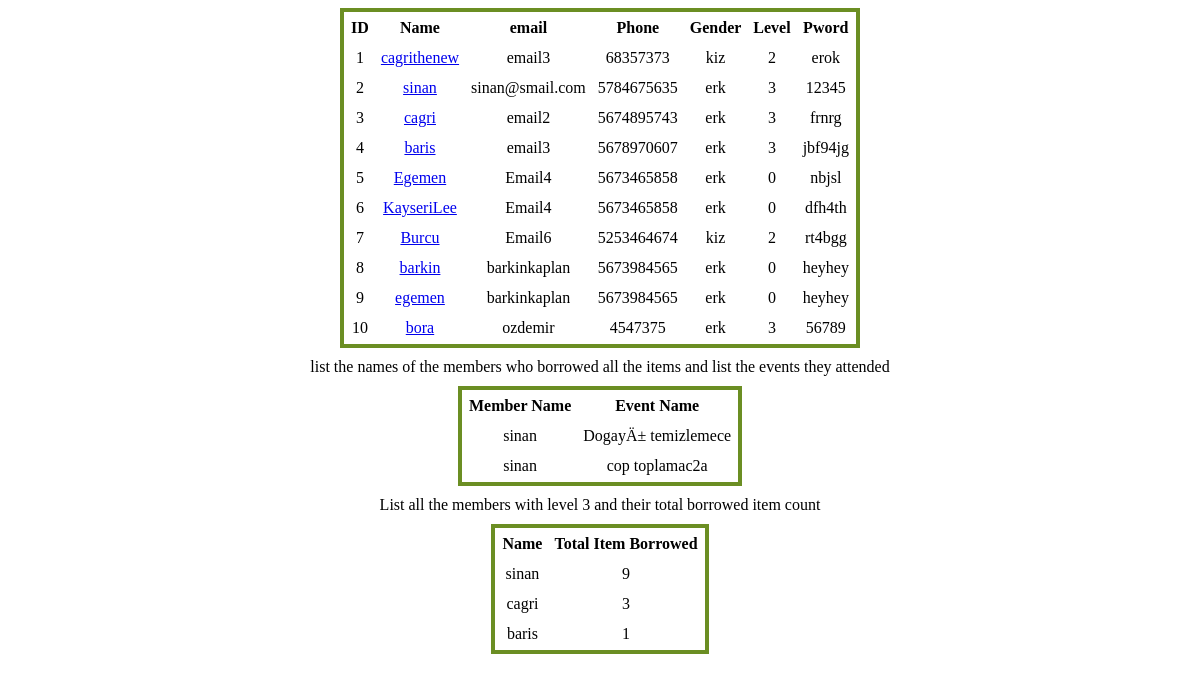
The app's page /list_all_members.php with its own data.
### tables this page shows
CREATE TABLE `members` (
  `id` int(5) NOT NULL,
  `name` varchar(30) NOT NULL,
  `email` varchar(50) DEFAULT NULL,
  `phone` varchar(11) DEFAULT NULL,
  `gender` varchar(3) DEFAULT NULL,
  `level` int(1) DEFAULT NULL,
  `pword` varchar(20) NOT NULL
);

CREATE TABLE `events` (
  `id` int(11) NOT NULL,
  `date` date NOT NULL,
  `name` varchar(30) NOT NULL,
  `type` varchar(30) DEFAULT NULL,
  `price` int(11) DEFAULT NULL
);

### Queries.php (called while the page is built, shortened)
<?php
$Complicated1 ="SELECT m.name as mname,e.name as ename
                FROM attendse as ae,events as e,members m
                WHERE e.id=ae.eid AND m.id=ae.sid AND NOT EXISTS (SELECT i.id
                                                                FROM inventory as i
                                                              WHERE i.id NOT IN (SELECT b.iid
                                                                     FROM borrows as b
                                                                     WHERE b.sid = ae.sid))";
$Complicated2 = "SELECT m.name,COUNT(*) AS totalItemBorrowed
FROM members as  m,borrows as b
WHERE m.level = 3 AND m.id = b.sid
GROUP BY m.id";
			?>

### list_all_members.php (the view, shortened to what this page needs)
<link rel="stylesheet" type="text/css" href="Style.css">
<?php
require ("connector.php");
require ("Queries.php");
$ListMembersQ = "SELECT * FROM `members` ORDER BY `id`";
$ListMembersResult = mysqli_query($db, $ListMembersQ);
$Complicated1Result = mysqli_query($db,$Complicated1);
$Complicated2Result = mysqli_query($db,$Complicated2);
?>
    <body>
    <table>
    <thead>
    <tr>
        <th>ID</th>
        <th>Name</th>
        <th>email</th>
        <th>Phone</th>
        <th>Gender</th>
        <th>Level</th>
        <th>Pword</th>
    </tr>
    </thead>
    <tbody>
      <?php
      while($row = mysqli_fetch_assoc($ListMembersResult)) {
          $id = $row['id'];
          $name = $row['name'];
          $email = $row['email'];
          $phone= $row['phone'];
          $gender= $row['gender'];
          $level= $row['level'];
          $pword = $row['pword'];
          echo "<tr>
                <td> $id </td>
                <td><a href='member_update_panel.php?ID=$id'>$name</a></td>
                <td>$email</td>
                <td>$phone</td>
                <td>$gender</td>
                <td>$level</td>
                <td>$pword</td>
                </tr>
                ";
      }
      ?>
    </tbody>
    </table>
    <ul>list the names of the members who borrowed all the items and list the events they attended<br></ul>
    <table>
        <thead>
        <tr>
            <th>Member Name</th>
            <th>Event Name</th>
        </tr>
        </thead>
        <tbody>
        <?php
        while($row = mysqli_fetch_assoc($Complicated1Result)) {
            $mname = $row['mname'];
            $ename = $row['ename'];
            echo "<tr>
                <td> $mname </td>
                <td>$ename</td>
                </tr>
                ";
        }
        ?>
        </tbody>
    </table>
    <ul>List all the members with level 3 and their total borrowed item count</ul>
    <tbody>
    <table>
        <thead>
        <tr>
            <th>Name</th>
            <th>Total Item Borrowed</th>
        </tr>
        </thead>
        <tbody>
        <?php
        while($row = mysqli_fetch_assoc($Complicated2Result)) {
            $name = $row['name'];
            $totalItemBorrowed = $row['totalItemBorrowed'];
            echo "<tr>
                <td> $name </td>
                <td>$totalItemBorrowed</td>
                </tr>
                ";
        }
        ?>
        </tbody>
    </table>
  </body>

### Style.css (style rules this page uses)
ul { list-style-image: url('sqpurple.gif'); list-style-type: none; margin: auto; padding: 10; text-align:center }
th, td { padding: 5px; text-align: center; }
table { border : 4px solid olivedrab; margin : auto; }
a { text-align:center }

### records on screen
members: id "1", name "cagrithenew", email "email3", phone "68357373", gender "kiz", level "2", pword "erok"
members: id "2", name "sinan", email "sinan@smail.com", phone "5784675635", gender "erk", level "3", pword "12345", events.name "DogayÄ± temizlemece", events.name "cop toplamac2a"
members: id "3", name "cagri", email "email2", phone "5674895743", gender "erk", level "3", pword "frnrg"
members: id "4", name "baris", email "email3", phone "5678970607", gender "erk", level "3", pword "jbf94jg"
members: id "5", name "Egemen", email "Email4", phone "5673465858", gender "erk", level "0", pword "nbjsl"
members: id "6", name "KayseriLee", email "Email4", phone "5673465858", gender "erk", level "0", pword "dfh4th"
members: id "7", name "Burcu", email "Email6", phone "5253464674", gender "kiz", level "2", pword "rt4bgg"
members: id "8", name "barkin", email "barkinkaplan", phone "5673984565", gender "erk", level "0", pword "heyhey"
members: id "9", name "egemen", email "barkinkaplan", phone "5673984565", gender "erk", level "0", pword "heyhey"
members: id "10", name "bora", email "ozdemir", phone "4547375", gender "erk", level "3", pword "56789"

### other values on screen
$name "sinan"
$totalItemBorrowed "9"
$name "cagri"
$totalItemBorrowed "3"
$name "baris"
$totalItemBorrowed "1"
